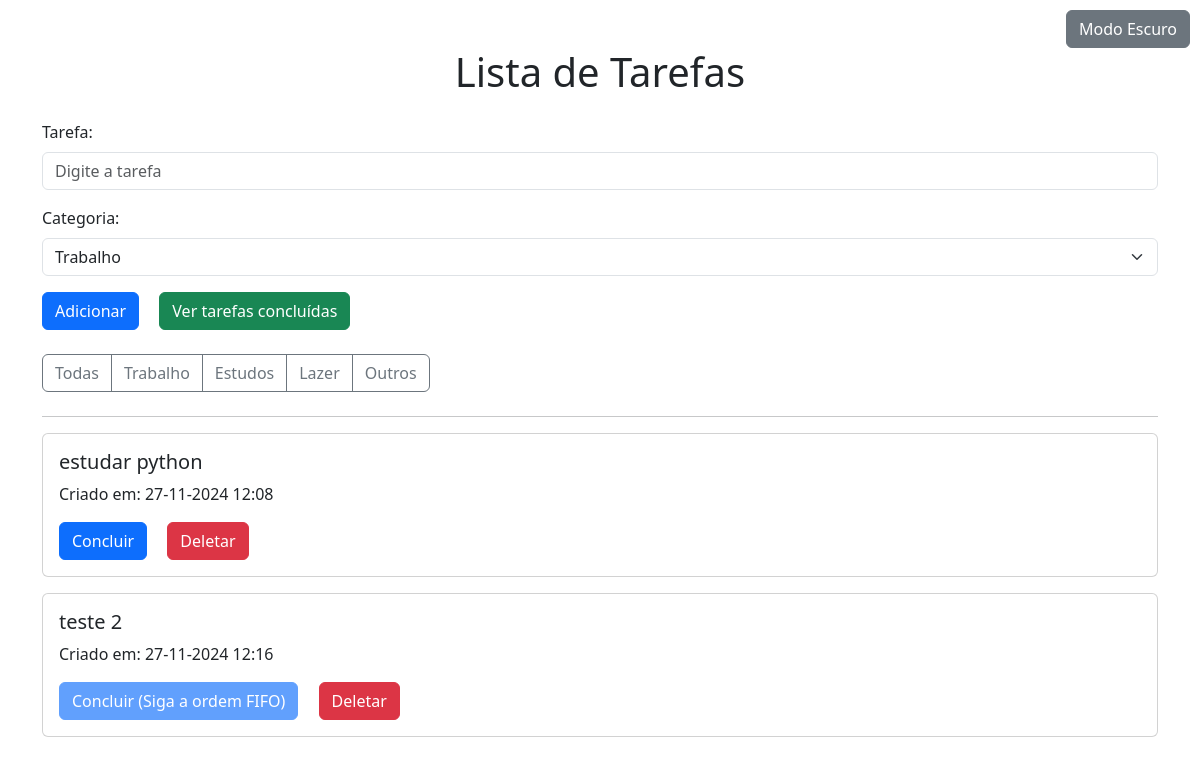
The app's page /filtro/Trabalho, older data.
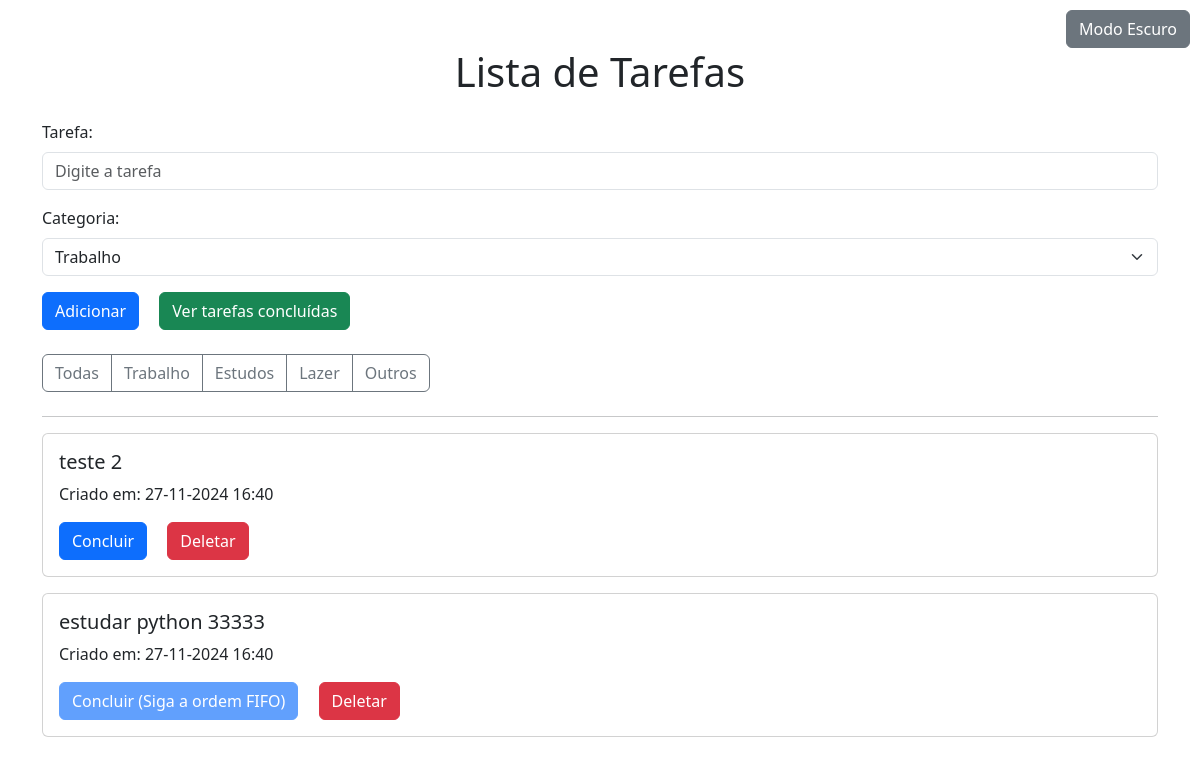
The same page, newer data.
### app.py (models this page shows)
class TarefasPendentes(db.Model):
    id = db.Column(db.Integer, primary_key=True)
    titulo = db.Column(db.String(100))
    criadoEm = db.Column(db.DateTime, default=datetime.utcnow)
    categoria = db.Column(db.String(50))

### app.py (the view)
@app.route('/filtro/<categoria>', methods=['GET'])
def filtro(categoria):
    if categoria == "Todas":
        listaTarefas = TarefasPendentes.query.all()  # Mostrar todas as tarefas
    else:
        listaTarefas = TarefasPendentes.query.filter_by(categoria=categoria).all()  # Filtra pela categoria específica
    return render_template('index.html', listaTarefas=listaTarefas)

### templates/index.html (shortened to what this page needs)
<!DOCTYPE html>
<html lang="pt-br">
<head>
    <link href="https://cdn.jsdelivr.net/npm/bootstrap@5.3.3/dist/css/bootstrap.min.css" rel="stylesheet">
</head>
<body data-bs-theme="light">
    <div class="container mt-5">
        <h1 class="text-center mb-4">Lista de Tarefas</h1>
        <button id="botaoAlterarTema" class="btn btn-secondary position-absolute" style="top: 10px; right: 10px;">
            Modo Escuro
        </button>
        <form action="/adicionar" method="post">
            <div class="mb-3">
                <label for="nomeTarefa" class="form-label">Tarefa:</label>
                <input type="text" name="nomeTarefa" class="form-control" placeholder="Digite a tarefa" required>
            </div>
            <div class="mb-3">
                <label for="categoria" class="form-label">Categoria:</label>
                <select name="categoria" class="form-select">
                    <option value="Trabalho">Trabalho</option>
                </select>
            </div>
            <button type="submit" class="btn btn-primary">Adicionar</button>
            <a class="btn btn-success ms-3" href="/tarefasConcluidas">Ver tarefas concluídas</a>
        </form>
        <div class="my-4">
            <div class="btn-group" role="group">
                <a href="/" class="btn btn-outline-secondary">Todas</a>
                <a href="/filtro/Trabalho" class="btn btn-outline-secondary">Trabalho</a>
                <a href="/filtro/Estudos" class="btn btn-outline-secondary">Estudos</a>
                <a href="/filtro/Lazer" class="btn btn-outline-secondary">Lazer</a>
                <a href="/filtro/Outros" class="btn btn-outline-secondary">Outros</a>
            </div>
        </div>
        <hr>
        {% for tarefa in listaTarefas %}
        <div class="card mb-3">
            <div class="card-body">
                <h5 class="card-title">{{ tarefa['titulo'] }}</h5>
                <p class="card-text">Criado em: {{ tarefa['criadoEm'].strftime('%d-%m-%Y %H:%M') }}</p>
                {% if loop.index0 == 0 %}
                <a class="btn btn-primary" href="/concluir/{{ loop.index0 }}">Concluir</a>
                {% else %}
                <button class="btn btn-primary" disabled>Concluir (Siga a ordem FIFO)</button>
                {% endif %}
                <a class="btn btn-danger ms-3" data-bs-toggle="modal" data-bs-target="#confirmDeleteModal"
                    data-id="{{ tarefa['id'] }}">Deletar</a>
            </div>
        </div>
        {% else %}
        <div class="alert alert-info">
            <p>Não há tarefas pendentes.</p>
        </div>
        {% endfor %}
    </div>
</body>
</html>

Row changes from the older to the newer data that the page shows:
removed TarefasPendentes: titulo "estudar python", criadoEm "27-11-2024 12:08"
changed TarefasPendentes "teste 2": criadoEm "27-11-2024 12:16" → "27-11-2024 16:40"; text "Concluir (Siga a ordem FIFO)" → "Concluir"
added TarefasPendentes: titulo "estudar python 33333", criadoEm "27-11-2024 16:40", shows "Concluir (Siga a ordem FIFO)"
